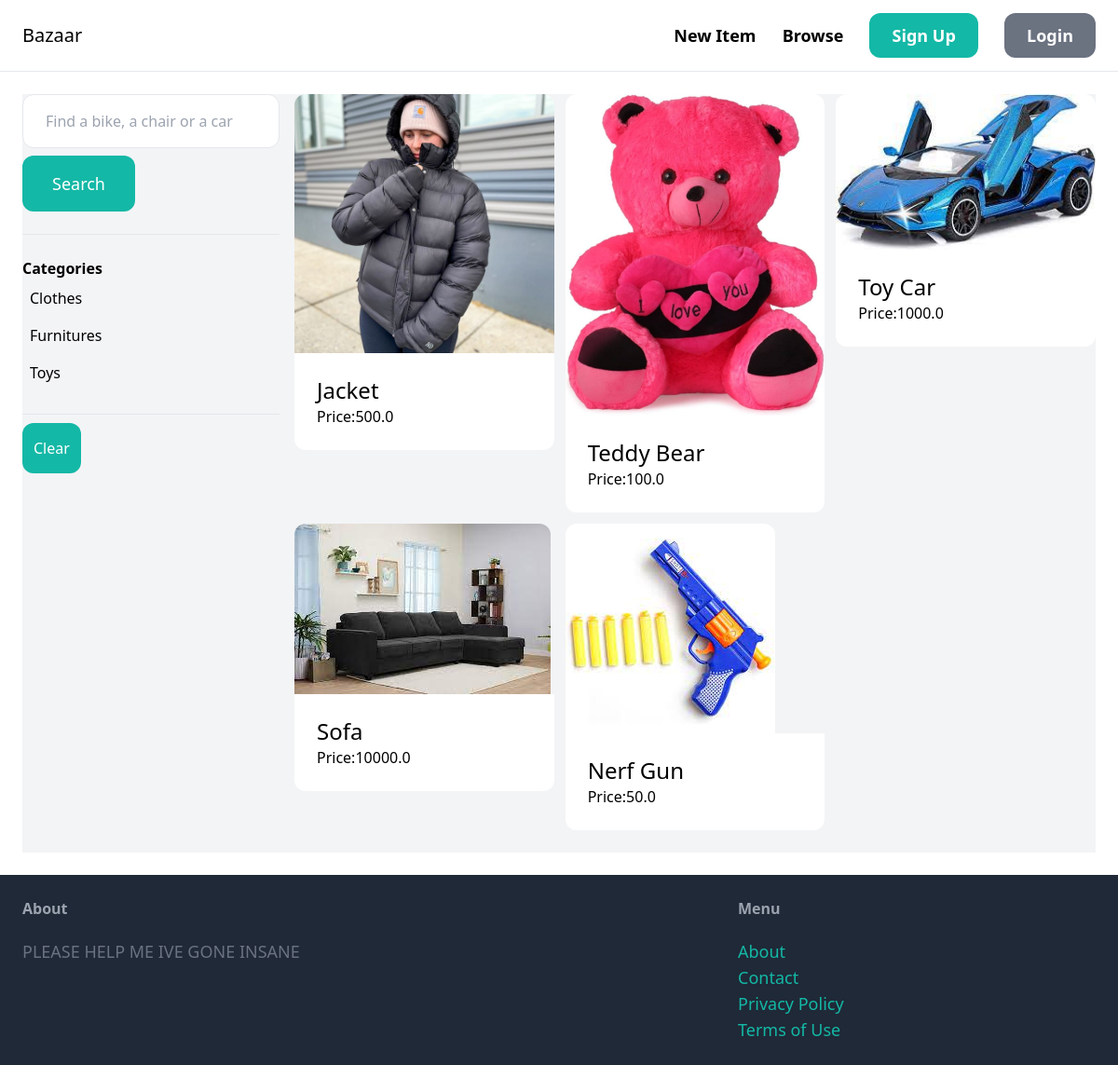
/items/browse/, run on the app's committed database.
### item/models.py (models this page shows, shortened)
class Category(models.Model):
    name = models.CharField(max_length=255)
    class Meta:
        ordering = ('name',)
        verbose_name_plural = 'Categories'

class Item(models.Model):
    category= models.ForeignKey(Category, related_name='items',on_delete=models.CASCADE)
    name=models.CharField(max_length=255)
    description = models.TextField(blank=True,null=True)
    price = models.FloatField()
    image=models.ImageField(upload_to='item_images', blank=True,null=True)
    is_sold=models.BooleanField(default=False)
    created_by = models.ForeignKey(User, related_name='items',on_delete=models.CASCADE)
    created_at = models.DateTimeField(auto_now_add=True)

### item/views.py (the view)
# urls.py: path('browse/',views.browse, name='browse'),
def browse(request):
    query = request.GET.get('query', '' )
    category_id = request.GET.get('category', 0)
    categories = Category.objects.all()
    items=Item.objects.filter(is_sold=False)
    if category_id:
        items=items.filter(category_id=category_id)
    if query:
        items=items.filter(Q(name__icontains = query) | Q(description__icontains= query))
    return render(request,'item/browse.html',{
                  'items':items,
                  'query' : query,
                  'categories' : categories,
                  'category_id': int(category_id)
    })

### item/templates/item/browse.html (shortened to what this page needs)
{% extends 'core/base.html'%}
{%block content%}
    <div class = "pb-6 grid grid-cols-4 gap-4 bg-gray-100">
        <div class = "col-span-1">
            <form method = "get" action = "{% url 'item:browse' %}">
                <input name="query" class="w-full py-4 px-6 border rounded-xl" type="text" value="{{query}}" placeholder = "Find a bike, a chair or a car">
                <button class='mt-2 py-4 px-8 text-lg bg-teal-500 text-white rounded-xl'>Search</button>
            </form>
            <hr class="my-6">
            <p class="font-semibold"> Categories</p>
            <ul>
                {% for category in categories%}
                <li class = "py-2 p-2 rounded-xl{% if category.id == category_id %} bg-gray-200 {%endif%}">
                    <a href = "{% url 'item:browse'%}?query={{query}}&category={{category.id}}">{{category.name}}</a>
                </li>
                {%endfor%}
            </ul>
            <hr class="my-6">
            <a href="{% url 'item:browse'%}" class="rounded-xl bg-teal-500 py-4 px-3 text-white">Clear</a>
        </div>
        <div class = "col-span-3">
            <div class="grid grid-cols-3 gap-3">
                {%for item in items%}
                <div>
                    <a href="{% url 'item:detail' item.id %}">
                        <div>
                            <img src="{{item.image.url}}" class="rounded-t-xl">
                        </div>
                    <div class="p-6 bg-white rounded-b-xl">
                        <h2 class="text-2xl">{{item.name}}</h2>
                        <p class="text-black-100">Price:{{item.price}}</p>
                    </div>
                    </a>
                </div>
                {% endfor %}
            </div>
        </div>
    </div>
{%endblock%}

### data on the page
Category: name "Clothes"
Category: name "Furnitures"
Category: name "Toys"
Item: image (picture), name "Jacket", price "500.0"
Item: image (picture), name "Teddy Bear", price "100.0"
Item: image (picture), name "Toy Car", price "1000.0"
Item: image (picture), name "Sofa", price "10000.0"
Item: image (picture), name "Nerf Gun", price "50.0"
